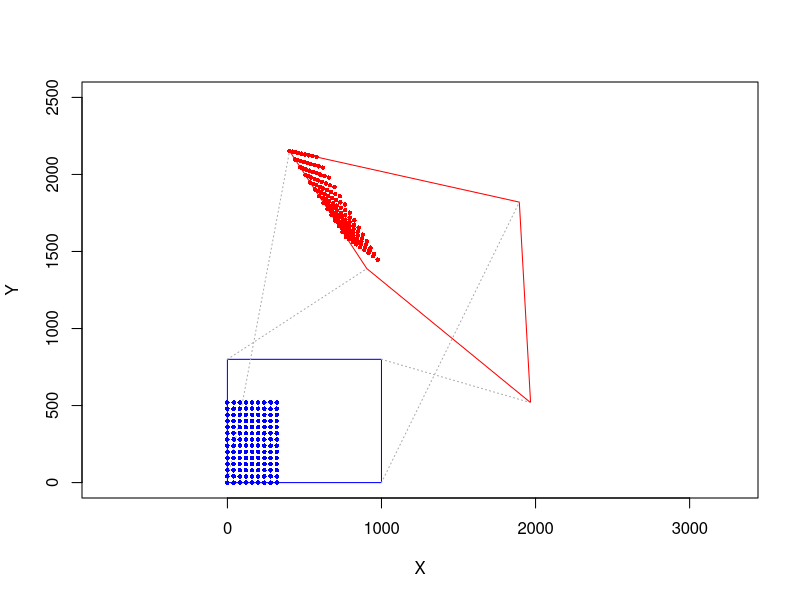

Here is the R script that generated this plot:
# Linear keystone distortion correction
# www.overfitting.net
# https://www.overfitting.net/2023/10/transformacion-trapezoidal-de-imagenes.html


# Keystone correction equations:
# https://discorpy.readthedocs.io/en/latest/tutorials/methods.html
# "2.2.7. Calculating coefficients of a correction model for perspective distortion"

# Distorted points (source)
xd=c(0, 1000, 1000, 0)
yd=c(0, 0, 800, 800)

# Undistorted points (destination)
xu=xd
yu=yd

# Centre
xu=xu-mean(xu)
yu=yu-mean(yu)

# Scale
f=1.4
xu=xu*f
yu=yu*f

# Morph
m=1.1
xu=xu*(m+runif(4))/(m+0.5)
yu=yu*(m+runif(4))/(m+0.5)

# Rotate
theta=-pi/9
xutmp=xu*cos(theta)-yu*sin(theta)
yu=xu*sin(theta)+yu*cos(theta)
xu=xutmp

# Mirror
yu=c(yu[4], yu[3], yu[2], yu[1])  # Y axis mirror

# Translate (last step)
tx=1300
ty=1500
xu=xu+tx
yu=yu+ty


# Solve 8 equations linear system: A * k = b -> k = inv(A) * b
A=matrix(nrow=8, ncol=8)
A[1,]=c(xd[1], yd[1], 1, 0,     0,     0, -xd[1]*xu[1], -yd[1]*xu[1])
A[2,]=c(0,     0,     0, xd[1], yd[1], 1, -xd[1]*yu[1], -yd[1]*yu[1])
A[3,]=c(xd[2], yd[2], 1, 0,     0,     0, -xd[2]*xu[2], -yd[2]*xu[2])
A[4,]=c(0,     0,     0, xd[2], yd[2], 1, -xd[2]*yu[2], -yd[2]*yu[2])
A[5,]=c(xd[3], yd[3], 1, 0,     0,     0, -xd[3]*xu[3], -yd[3]*xu[3])
A[6,]=c(0,     0,     0, xd[3], yd[3], 1, -xd[3]*yu[3], -yd[3]*yu[3])
A[7,]=c(xd[4], yd[4], 1, 0,     0,     0, -xd[4]*xu[4], -yd[4]*xu[4])
A[8,]=c(0,     0,     0, xd[4], yd[4], 1, -xd[4]*yu[4], -yd[4]*yu[4])

b=as.matrix(c(xu[1], yu[1], xu[2], yu[2], xu[3], yu[3], xu[4], yu[4]))

k=solve(A, b)  # equivalent to solve(A) %*% b

# Undo distortion function
undo.keystone = function(xd, yd, k) {
    xu = (k[1]*xd+k[2]*yd+k[3]) / (k[7]*xd+k[8]*yd+1)
    yu = (k[4]*xd+k[5]*yd+k[6]) / (k[7]*xd+k[8]*yd+1)
    return(c(xu, yu))  # return pair (xu, yu)
}

# Check
for (i in 1:4) {
    print(undo.keystone(xd[i], yd[i], k))
}


# Plot
plot(c(xd, xd[1]), c(yd, yd[1]), type='l', col='blue', asp=1,
     xlab='X', ylab='Y',
     xlim=c(0,2500), ylim=c(0,2500))
lines(c(xu, xu[1]), c(yu, yu[1]), type='l', col='red')
for (i in 1:4) {
    lines(c(xd[i], xu[i]), c(yd[i], yu[i]), type='l', lty=3, col='darkgray')
}


# Grid of points
xdp=c()
ydp=c()
R=40
for (i in 0:8) {
    for (j in 0:13) {
        xdp=c(xdp, R*i)
        ydp=c(ydp, R*j)
    }
}

lines(xdp, ydp, type='p', col='blue', pch=16, cex=0.6)
for (i in 1:length(xdp)) {
    xuyu=undo.keystone(xdp[i], ydp[i], k)
    lines(xuyu[1], xuyu[2], type='p', col='red', pch=16, cex=0.6)
}
